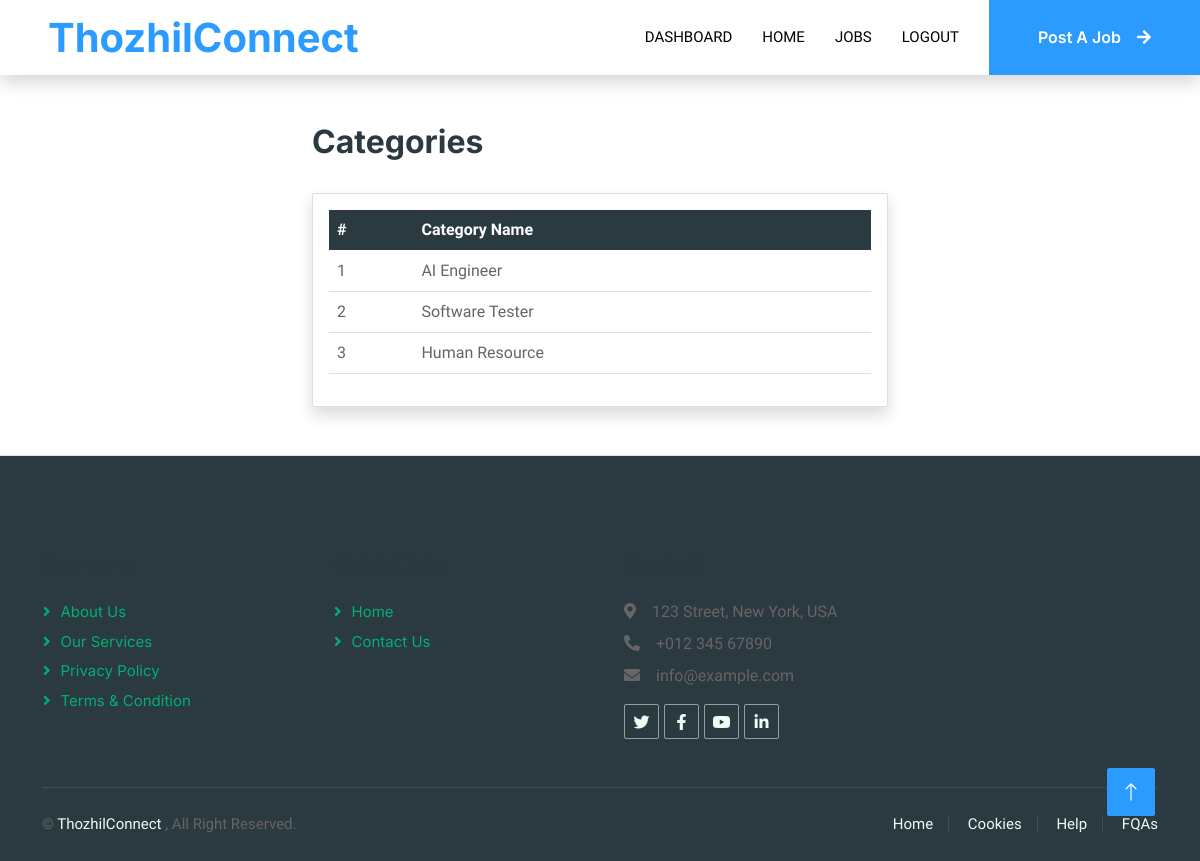
Page /jobs/categorylist (signed in) on the committed database.
### jobs/models.py (models this page shows, shortened)
class Category(models.Model):
    category_name = models.CharField(max_length=100)
    icon = icon = models.CharField(max_length=100,default="fa-solid fa-briefcase")

### jobs/views.py (the view)
# urls.py: path('categorylist',views.Categorylist.as_view(),name="categorylist")
class Categorylist(View):
    def get(self,request):
        categories = Category.objects.all()
        context = {"categories":categories}
        return render(request,'categorylist.html',context)

### templates/categorylist.html (shortened to what this page needs)
{% extends 'base.html' %}
{% block content %}
<div class="container py-5 w-50">
    <div class="d-flex justify-content-between align-items-center mb-4">
        <h2>Categories</h2>
    </div>
    <div class="card shadow">
        <div class="card-body">
            <table class="table table-hover">
                <thead class="table-dark">
                    <tr>
                        <th>#</th>
                        <th>Category Name</th>
                    </tr>
                </thead>
                <tbody>
                {% for category in categories %}
                    <tr>
                        <td>
                            {{ forloop.counter }}
                        </td>
                        <td>
                            {{ category.category_name }}
                        </td>
                    </tr>
                {% endfor %}
                </tbody>
            </table>
        </div>
    </div>
</div>
{% endblock %}

### static/css/style.css (style rules this page uses)
:root { --primary: #2B9BFF; --secondary: #2B9BFF; --light: #EFFDF5; --dark: black; }
body { background-color: white; }

### rows in the picture
Category: category_name "AI Engineer"
Category: category_name "Software Tester"
Category: category_name "Human Resource"
